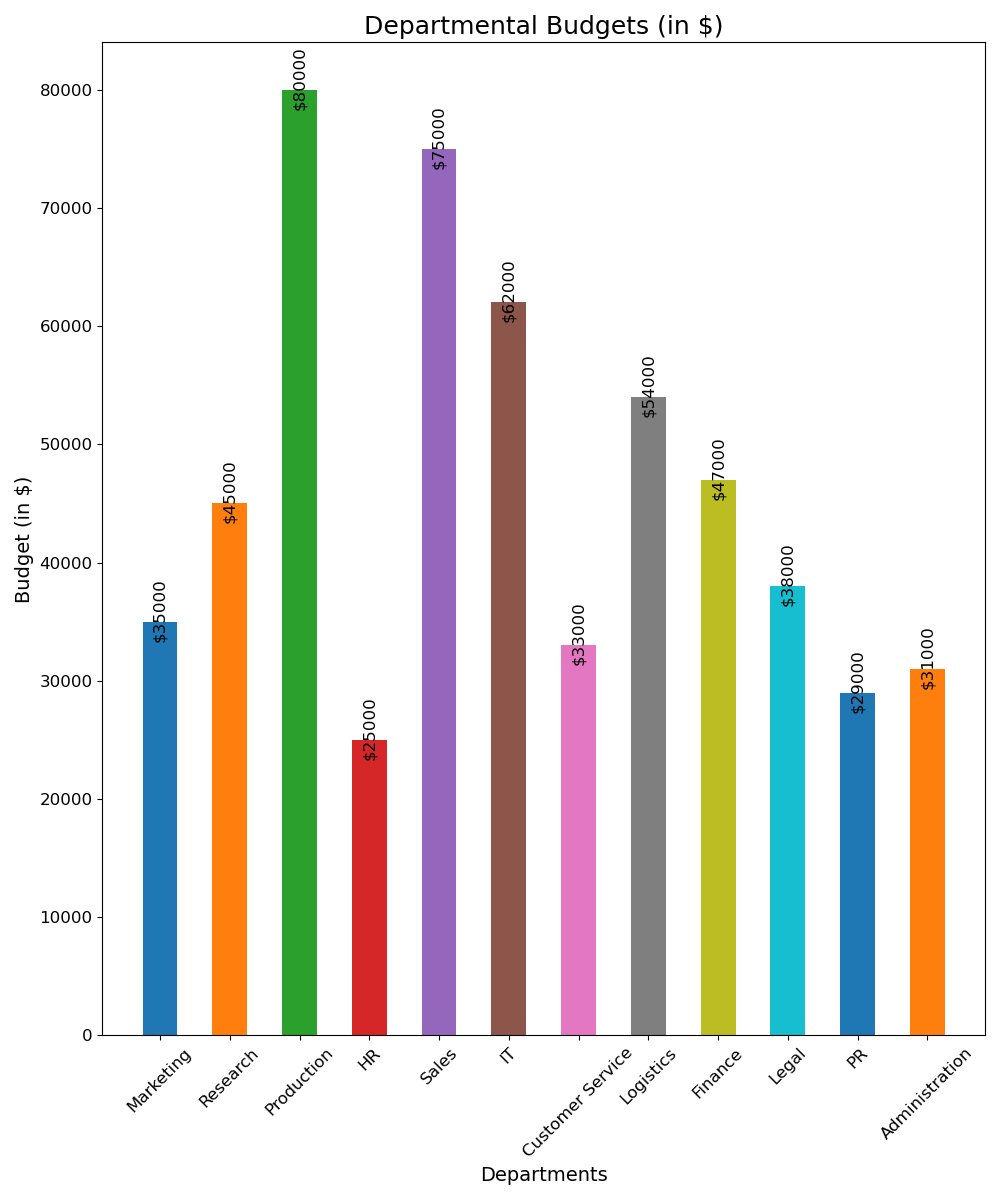

Python code for this plot:

import matplotlib.pyplot as plt

# Data for plotting
categories = ["Marketing", "Research", "Production", "HR", "Sales", "IT", 
              "Customer Service", "Logistics", "Finance", "Legal", "PR", "Administration"]
values = [35000, 45000, 80000, 25000, 75000, 62000, 33000, 54000, 47000, 38000, 29000, 31000]

fig, ax = plt.subplots(figsize=(10, 12))

# Create a vertical bar chart with custom colors and bar widths
bars = ax.bar(categories, values, width=0.5,
              color=['#1f77b4', '#ff7f0e', '#2ca02c', '#d62728', '#9467bd', '#8c564b',
                     '#e377c2', '#7f7f7f', '#bcbd22', '#17becf', '#1f77b4', '#ff7f0e'])

# Set the chart title and labels
ax.set_title('Departmental Budgets (in $)', fontsize=18)
ax.set_xlabel('Departments', fontsize=14)
ax.set_ylabel('Budget (in $)', fontsize=14)

# Customize the ticks on both axes
ax.xaxis.set_tick_params(labelsize=12, rotation=45)
ax.yaxis.set_tick_params(labelsize=12)

# Add value labels to each bar
for bar in bars:
    height = bar.get_height()
    label_y_pos = height + 1000  # Some padding to the top
    ax.text(bar.get_x() + bar.get_width()/2, label_y_pos, f'${height}',
            va='center', ha='center', fontsize=12, rotation=90)

plt.tight_layout()
plt.show()
